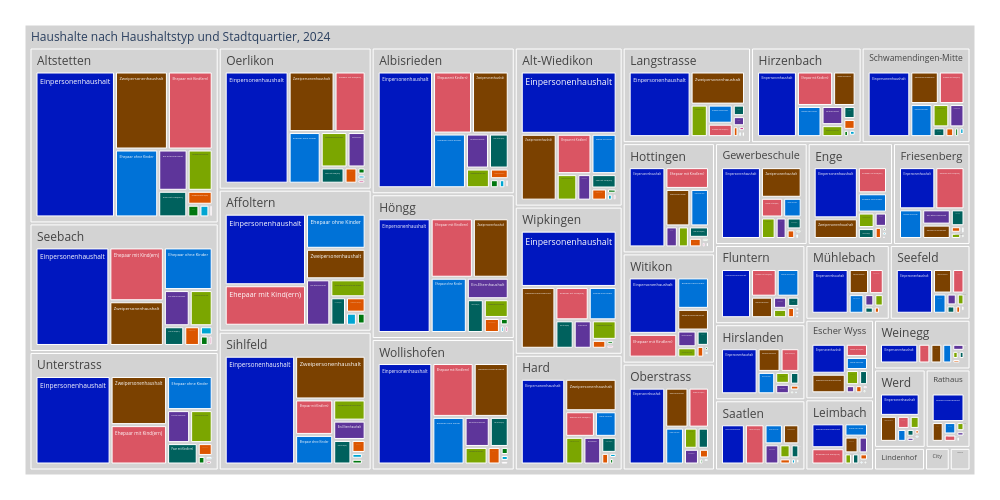

Notebook cell for this chart:
### Code cell
treeMap3= mypy_dv.plot_px_treemap(
    data=myTM3.reset_index()
    ,levels=['QuarLang','HHtypLang', ]
    ,values="sum_AnzHH"
    ,color="HHtypLang"
    #, color_continuous_scale='Blues'
    ,color_discrete_map=farben_dict_zc
    ,height=500
    ,width=1000             
    #,margin_val_bottom=25
    ,myHeaderTitle="Haushalte nach Haushaltstyp und Stadtquartier, "+data_max_date
)
treeMap3

### Figure 1 — Plotly figure (JSON) as saved in the notebook; plotly's stock layout.template omitted (floating-point values rounded to 4 significant figures; data arrays with more than 128 entries replaced by an {"elided": "..."} marker saying what was removed)
{"data": [{"branchvalues": "total", "customdata": {"elided": "430x1 str values"}, "domain": {"x": [0, 1], "y": [0, 1]}, "hovertemplate": "%{label}<br><br>Anzahl:<br>%{value}<extra></extra>", "ids": {"elided": "430 str values"}, "labels": {"elided": "430 str values"}, "marker": {"colors": {"elided": "430 str values"}}, "name": "", "parents": {"elided": "430 str values"}, "root": {"color": "grey"}, "type": "treemap", "values": {"elided": "430 int values"}}], "layout": {"height": 500, "legend": {"tracegroupgap": 0}, "margin": {"b": 25, "l": 25, "r": 25, "t": 25}, "width": 1000}}
